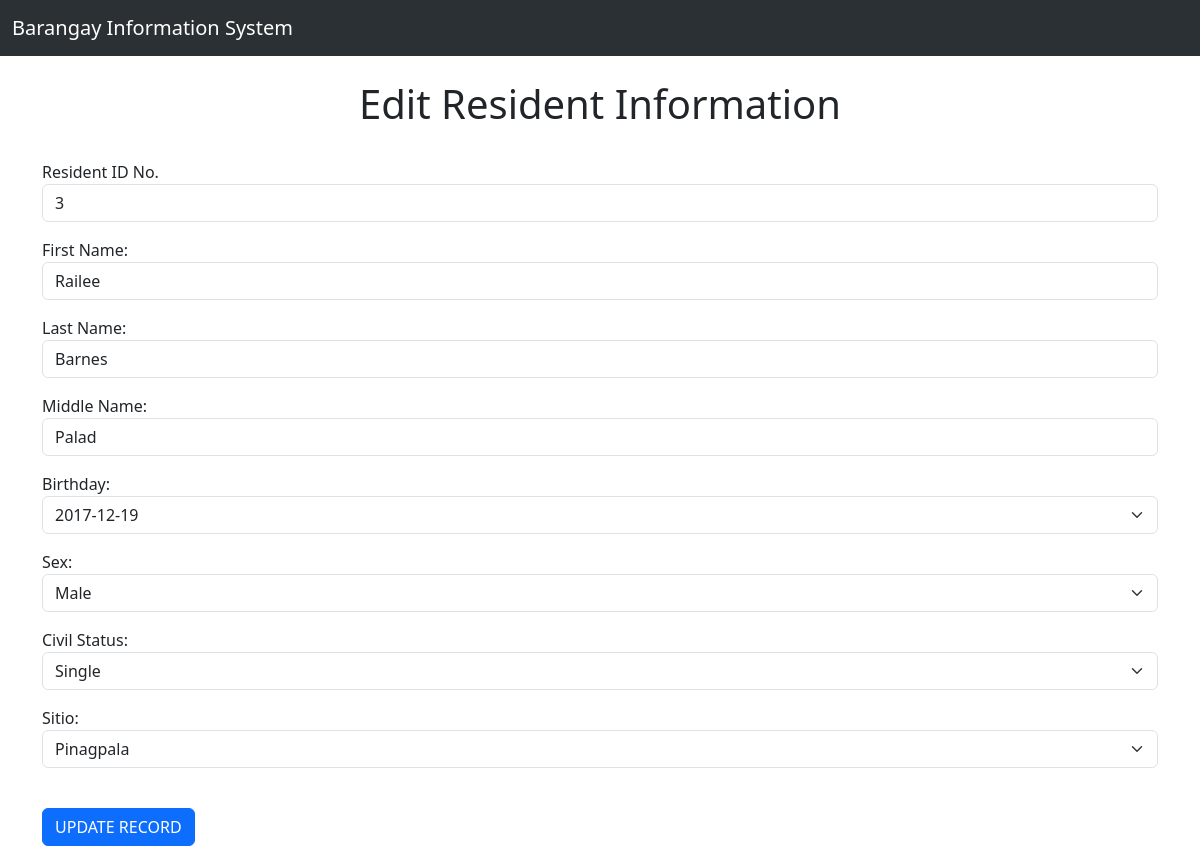
The page /edit/3 on the database its author committed.
### Info_Sys/models.py (models this page shows, shortened)
class Resident(models.Model):
    resID       =   models.IntegerField(primary_key=True, unique=True)
    firstName   =   models.CharField(max_length=50)
    lastName    =   models.CharField(max_length=50)
    middleName  =   models.CharField(max_length=50)
    birthday    =   models.DateField(auto_now=False, null=True, blank=True)
    sex         =   models.CharField(max_length=20, choices=SexOptions.choices)
    civilStatus =   models.CharField(max_length=20, choices=CStatusOptions.choices)
    sitio       =   models.CharField(max_length=20, choices=SitioOptions.choices)

### Info_Sys/views.py (the view)
# urls.py: path('edit/<resID>', views.editresident, name='editresident'),
def editresident(request, resID):
    person = Resident.objects.get(pk=resID)
    form = ResidentForm(request.POST or None, instance=person)
    if form.is_valid():
        form.save()
        return redirect('residentrecords')
    return render(request, 'info/residentrecordsedit.html', {'person': person, 'form': form})

### Info_Sys/templates/info/residentrecordsedit.html (shortened to what this page needs)
{% extends 'info/base.html' %}
{% block content %}
    <center><h1>Edit Resident Information</h1></center>
    <br/>
    <form action="" method="POST">
        {{form.as_p}}
        <br/>
        <input type="submit" value="UPDATE RECORD" class="btn btn-primary"></input>
    </form>
{% endblock %}

### rows shown on the page
Resident: resID "3", firstName "Railee", lastName "Barnes", middleName "Palad", birthday "2017-12-19", sex "Male", civilStatus "Single", sitio "Pinagpala"
